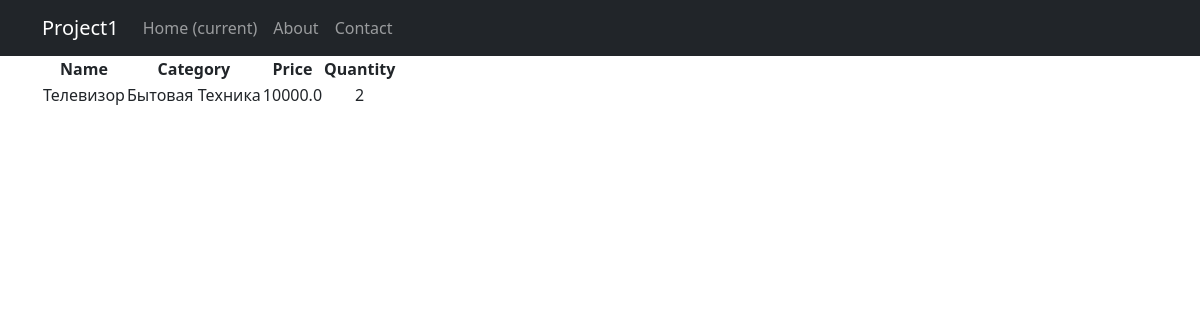
The page /products/1/ on the database its author committed.
### simpleapp/models.py (models this page shows, shortened)
class Product(models.Model):
    name = models.CharField(
        max_length=50,
        unique=True, # названия товаров не должны повторяться
    )
    description = models.TextField()
    quantity = models.IntegerField(
        validators=[MinValueValidator(0,'Quantity should be >= 0')],
    )
    category = models.ForeignKey(
        to='Category',
        on_delete=models.CASCADE,
        related_name='products', # все продукты в категории будут доступны через поле products
    )
    price = models.FloatField(
        validators=[MinValueValidator(0.0)],
    )

class Category(models.Model):
    name = models.CharField(max_length=100, unique=True)

### simpleapp/views.py (the view)
# urls.py: path('<int:pk>/', ProductDetailView.as_view(), name='product_detail'),  # Ссылка на детали товара
class ProductDetailView(DetailView):
    template_name = 'simple_app/product_detail.html'
    queryset = Product.objects.all()

### templates/simple_app/product_detail.html (shortened to what this page needs)
{% extends 'flatpages/default.html' %}
{% block content %}
<table>
    <thead>
        <th>
            Name
        </th>
        <th>
            Category
        </th>
        <th>
            Price
        </th>
        <th>
            Quantity
        </th>
    </thead>
    <tr>
        <td>
            {{ product.name|title }}
        </td>
        <td>
            {{ product.category.name|title }}
        </td>
        <td>
            {{ product.price }}
        </td>
        <td>
            {{ product.quantity }}
        </td>
    </tr>
</table>
{% endblock content %}

### rows shown on the page
Product: name "Телевизор", category.name "Бытовая Техника", price "10000.0", quantity "2"
